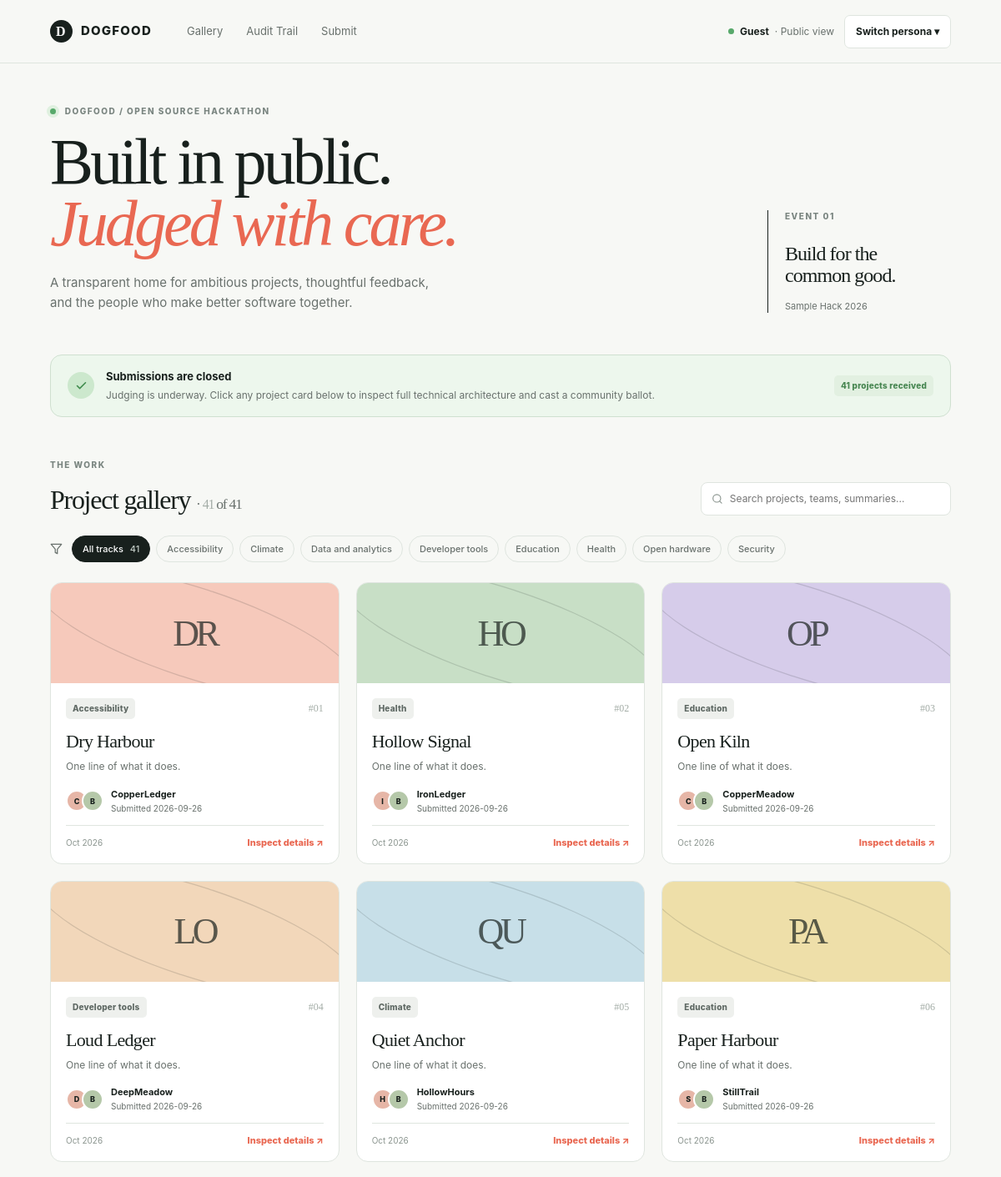
The app's page /projects (upper part) with its own data.
### tables this page shows
CREATE TABLE tracks (
            id TEXT PRIMARY KEY,
            name TEXT NOT NULL,
            event_id TEXT DEFAULT 'evt_01'
        );

CREATE TABLE projects (
            id TEXT PRIMARY KEY,
            team_id TEXT NOT NULL,
            track_id TEXT NOT NULL,
            title TEXT NOT NULL,
            summary TEXT,
            repo_url TEXT,
            submitted_at TEXT NOT NULL,
            is_draft INTEGER DEFAULT 0,
            FOREIGN KEY (track_id) REFERENCES tracks(id)
        );

CREATE TABLE teams (
            id TEXT PRIMARY KEY,
            name TEXT NOT NULL
        );

### src/main.py (the view)
@app.get("/projects", response_class=HTMLResponse)
def get_gallery(request: Request, q: Optional[str] = None, track: Optional[str] = None):
    current_user = get_current_user_optional(request)
    with get_db() as conn:
        tracks = conn.execute("SELECT id, name FROM tracks ORDER BY name").fetchall()
        sql = """
            SELECT p.id, p.title, p.summary, p.repo_url, p.submitted_at, p.track_id,
                   t.name as track_name, tm.name as team_name
            FROM projects p
            JOIN tracks t ON p.track_id = t.id
            LEFT JOIN teams tm ON p.team_id = tm.id
            WHERE p.is_draft = 0
        """
        params = []
        if track:
            sql += " AND p.track_id = ?"
            params.append(track)
        if q:
            sql += " AND (p.title LIKE ? OR tm.name LIKE ?)"
            params.append(f"%{q}%")
            params.append(f"%{q}%")
        sql += " ORDER BY p.submitted_at DESC"
        projects = conn.execute(sql, params).fetchall()
    return templates.TemplateResponse(
        request=request,
        name="gallery.html",
        context={
            "user": current_user,
            "projects": projects,
            "tracks": tracks,
            "query": q,
            "selected_track": track
        }
    )

### templates/gallery.html (shortened to what this page needs)
{% extends "base.html" %}
{% block content %}
<div class="page-wrap">
  <section class="hero">
    <div>
      <p class="kicker"><span class="pulse"></span> DOGFOOD / OPEN SOURCE HACKATHON</p>
      <h1>Built in public.<br><em>Judged with care.</em></h1>
      <p class="hero-copy">A transparent home for ambitious projects, thoughtful feedback, and the people who make better software together.</p>
    </div>
    <div class="hero-note">
      <span class="note-label">Event 01</span>
      <strong>Build for the<br>common good.</strong>
      <span>Sample Hack 2026</span>
    </div>
  </section>
  <div class="deadline-banner">
    <div class="deadline-icon">
      <svg width="18" height="18" viewBox="0 0 24 24" fill="none" stroke="currentColor" stroke-width="2.5" stroke-linecap="round" stroke-linejoin="round">
        <polyline points="20 6 9 17 4 12"></polyline>
      </svg>
    </div>
    <div>
      <strong>Submissions are closed</strong>
      <span>Judging is underway. Click any project card below to inspect full technical architecture and cast a community ballot.</span>
    </div>
    <span class="badge badge-green">{{ projects|length }} projects received</span>
  </div>
  <section class="section-heading">
    <div>
      <p class="kicker">THE WORK</p>
      <h2>Project gallery <span style="font-weight: 400; color: var(--muted); font-size: 1.1rem;">· <span id="visible-count">{{ projects|length }}</span> of {{ projects|length }}</span></h2>
    </div>
    <div class="search-wrap">
      <svg width="16" height="16" viewBox="0 0 24 24" fill="none" stroke="currentColor" stroke-width="2" stroke-linecap="round" stroke-linejoin="round">
        <circle cx="11" cy="11" r="8"></circle>
        <line x1="21" y1="21" x2="16.65" y2="16.65"></line>
      </svg>
      <input type="text" id="live-search" placeholder="Search projects, teams, summaries..." value="{{ query or '' }}" oninput="filterCards()" aria-label="Search projects">
    </div>
  </section>
  <div class="track-row">
    <svg width="16" height="16" viewBox="0 0 24 24" fill="none" stroke="currentColor" stroke-width="2" stroke-linecap="round" stroke-linejoin="round" style="color: var(--muted); margin-right: 0.25rem;">
      <polygon points="22 3 2 3 10 12.46 10 19 14 21 14 12.46 22 3"></polygon>
    </svg>
    <button class="track-pill active" onclick="setTrackFilter('all', this)">
      All tracks <span>{{ projects|length }}</span>
    </button>
    {% for trk in tracks %}
      <button class="track-pill" onclick="setTrackFilter('{{ trk.name|lower }}', this)">
        {{ trk.name }}
      </button>
    {% endfor %}
  </div>
  <div class="gallery-grid" id="project-grid">
    {% for p in projects %}
      {% set accent_color = ['coral', 'sage', 'violet', 'peach', 'blue', 'yellow', 'mint', 'lavender'][loop.index0 % 8] %}
      <article class="project-card" style="cursor: pointer;" onclick="openProjectModal('{{ p.id }}')" data-title="{{ p.title|lower }}" data-summary="{{ (p.summary or '')|lower }}" data-track="{{ p.track_name|lower }}" data-team="{{ (p.team_name or '')|lower }}">
        <div class="project-art art-{{ accent_color }}">
          <span>{{ p.title[:2]|upper }}</span>
          <div class="art-lines"></div>
        </div>
        <div class="project-body">
          <div class="project-top">
            <span class="badge badge-neutral">{{ p.track_name }}</span>
            <span class="project-number">#{{ "%02d"|format(loop.index) }}</span>
          </div>
          <h3>{{ p.title }}</h3>
          <p class="summary">{{ p.summary or "No project description provided." }}</p>
          <div class="project-team">
            <div class="avatar-stack">
              <span>{{ (p.team_name or "T")[0]|upper }}</span>
              <span>{{ ((p.team_name or "T").split(' ')[1] or 'B')[0]|upper }}</span>
            </div>
            <div>
              <strong>{{ p.team_name or "Solo Builder" }}</strong>
              <span>Submitted {{ p.created_at[:10] if p.created_at else "2026-09-26" }}</span>
            </div>
          </div>
          <div class="project-foot">
            <span>{{ p.created_at[:10] if p.created_at else "Oct 2026" }}</span>
            <span class="text-action" style="margin: 0; padding: 0; border: 0; display: inline-flex; width: auto; color: var(--coral);">
              Inspect details ↗
            </span>
          </div>
        </div>
      </article>
    {% else %}
      <div class="empty-state" style="grid-column: 1 / -1;">No submissions found.</div>
    {% endfor %}
  </div>
</div>
{% endblock %}

### records on screen
tracks: name "Accessibility"
tracks: name "Climate"
tracks: name "Data and analytics"
tracks: name "Developer tools"
tracks: name "Education"
tracks: name "Health"
tracks: name "Open hardware"
tracks: name "Security"
projects: title "DR", track_name "Accessibility", index "01", title "Dry Harbour", summary "One line of what it does.", name "CopperLedger", created_at "2026-09-26", created_at "Oct 2026"
teams: name "C", name "B"
projects: title "HO", track_name "Health", index "02", title "Hollow Signal", summary "One line of what it does.", name "IronLedger", created_at "2026-09-26", created_at "Oct 2026"
teams: name "I", name "B"
projects: title "OP", track_name "Education", index "03", title "Open Kiln", summary "One line of what it does.", name "CopperMeadow", created_at "2026-09-26", created_at "Oct 2026"
teams: name "C", name "B"
projects: title "LO", track_name "Developer tools", index "04", title "Loud Ledger", summary "One line of what it does.", name "DeepMeadow", created_at "2026-09-26", created_at "Oct 2026"
teams: name "D", name "B"
projects: title "QU", track_name "Climate", index "05", title "Quiet Anchor", summary "One line of what it does.", name "HollowHours", created_at "2026-09-26", created_at "Oct 2026"
teams: name "H", name "B"
projects: title "PA", track_name "Education", index "06", title "Paper Harbour", summary "One line of what it does.", name "StillTrail", created_at "2026-09-26", created_at "Oct 2026"
teams: name "S", name "B"

### other values on screen
{{ projects|length }} "41"
